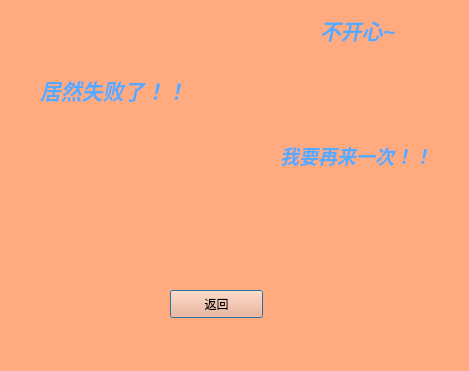
<?xml version="1.0" encoding="UTF-8"?>
<ui version="4.0">
 <class>gameover</class>
 <widget class="QDialog" name="gameover">
  <property name="windowModality">
   <enum>Qt::WindowModal</enum>
  </property>
  <property name="geometry">
   <rect>
    <x>0</x>
    <y>0</y>
    <width>469</width>
    <height>371</height>
   </rect>
  </property>
  <property name="windowTitle">
   <string>Dialog</string>
  </property>
  <property name="styleSheet">
   <string notr="true">background-color: rgb(255, 170, 127);</string>
  </property>
  <widget class="QLabel" name="label">
   <property name="geometry">
    <rect>
     <x>170</x>
     <y>130</y>
     <width>128</width>
     <height>128</height>
    </rect>
   </property>
   <property name="minimumSize">
    <size>
     <width>128</width>
     <height>128</height>
    </size>
   </property>
   <property name="maximumSize">
    <size>
     <width>128</width>
     <height>128</height>
    </size>
   </property>
   <property name="text">
    <string/>
   </property>
   <property name="pixmap">
    <pixmap>fail.gif</pixmap>
   </property>
  </widget>
  <widget class="QPushButton" name="pushButton">
   <property name="geometry">
    <rect>
     <x>170</x>
     <y>290</y>
     <width>93</width>
     <height>28</height>
    </rect>
   </property>
   <property name="text">
    <string>返回</string>
   </property>
  </widget>
  <widget class="QLabel" name="label_2">
   <property name="geometry">
    <rect>
     <x>40</x>
     <y>70</y>
     <width>141</width>
     <height>41</height>
    </rect>
   </property>
   <property name="text">
    <string>&lt;html&gt;&lt;head/&gt;&lt;body&gt;&lt;p&gt;&lt;span style=&quot; font-size:16pt; font-weight:600; font-style:italic; color:#55aaff;&quot;&gt;居然失败了！！&lt;/span&gt;&lt;/p&gt;&lt;/body&gt;&lt;/html&gt;</string>
   </property>
  </widget>
  <widget class="QLabel" name="label_3">
   <property name="geometry">
    <rect>
     <x>320</x>
     <y>10</y>
     <width>131</width>
     <height>41</height>
    </rect>
   </property>
   <property name="text">
    <string>&lt;html&gt;&lt;head/&gt;&lt;body&gt;&lt;p&gt;&lt;span style=&quot; font-size:16pt; font-weight:600; font-style:italic; color:#55aaff;&quot;&gt;不开心~&lt;/span&gt;&lt;/p&gt;&lt;/body&gt;&lt;/html&gt;</string>
   </property>
  </widget>
  <widget class="QLabel" name="label_4">
   <property name="geometry">
    <rect>
     <x>280</x>
     <y>130</y>
     <width>181</width>
     <height>51</height>
    </rect>
   </property>
   <property name="text">
    <string>&lt;html&gt;&lt;head/&gt;&lt;body&gt;&lt;p&gt;&lt;span style=&quot; font-size:14pt; font-weight:600; font-style:italic; color:#55aaff;&quot;&gt;我要再来一次！！&lt;/span&gt;&lt;/p&gt;&lt;/body&gt;&lt;/html&gt;</string>
   </property>
  </widget>
  <zorder>label_3</zorder>
  <zorder>label_2</zorder>
  <zorder>label</zorder>
  <zorder>label_4</zorder>
  <zorder>pushButton</zorder>
 </widget>
 <resources/>
 <connections/>
</ui>
